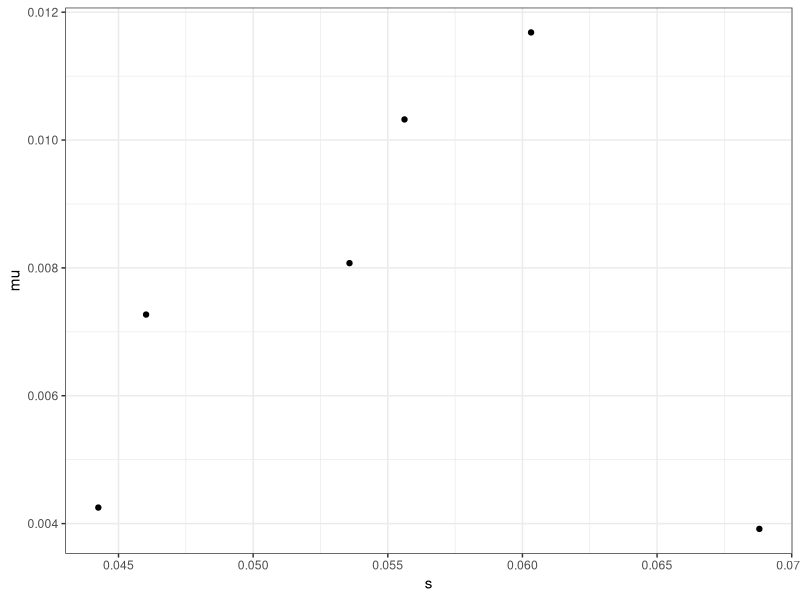
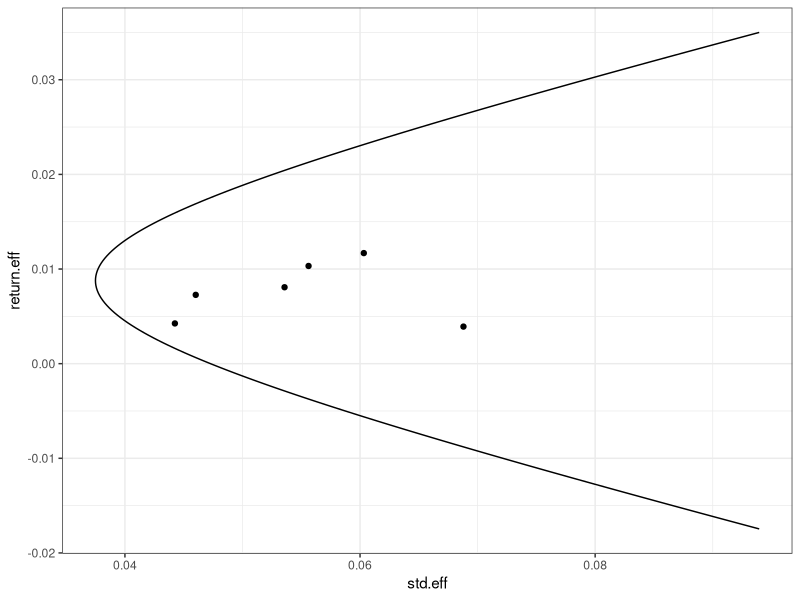
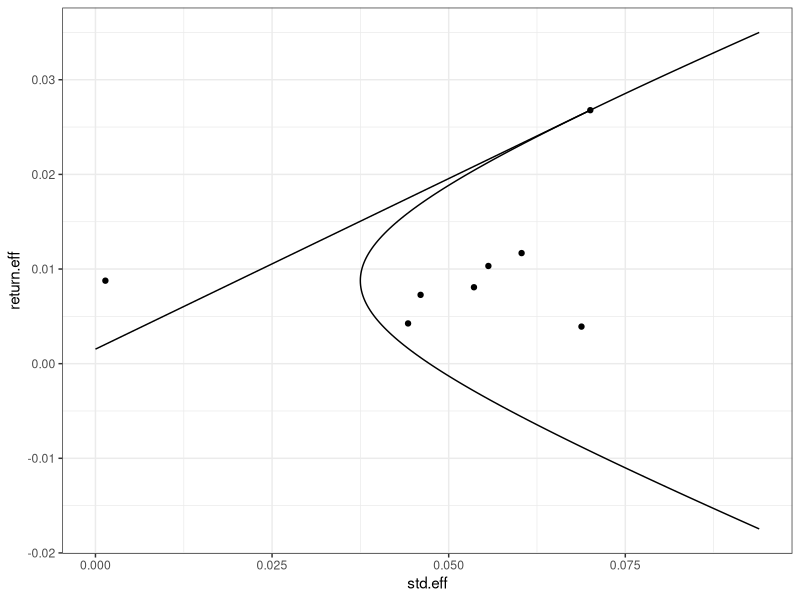

Recreate these plots in R, in order.
#Set working directory
setwd("~/Documents/projects/class/FIN7809_theoryII/HW1")

#Loading in data file
data.FF1 <- read.csv(file = "FF1.csv", head = TRUE, sep = ",")
data.FF2 <- read.csv(file = "FF2.csv", head = TRUE, sep = ",")

#Loading dplyr package to transform raw data
library("dplyr")
library("ggplot2")
library("GGally")
library("reshape2")

### DATA CLEANING ###
data.1 <- tbl_df(data.FF1) #Simplify data frame using tbl_df
data.2 <- tbl_df(data.FF2) #Simplify data frame using tbl_df

glimpse(data.1) #view data type for each variable
glimpse(data.2) #view data type for each variable

#Select relevant variables
data1 <- select(data.1, date,smlo_vwret,smme_vwret,smhi_vwret,bilo_vwret,bime_vwret,bihi_vwret)
data2 <- select(data.2, date = dateff, rf)

#Create final data set of interest
data <- merge(data1, data2)
data.portfolio <- select(data, -date, -rf)

#write.csv(data, file="FinalData.csv")

### HW PROBLEMS ##

#Initializing vectors and values of interest
n <- ncol(data.portfolio) #number of assets
i <- 1 + numeric(n) #creating unity vector

#1a The 6x1 vector mu
mu <- sapply(data.portfolio, mean)
mu
#1b The 6x6 covariance matrix
V <- cov(data.portfolio)
V

#1c Find intermediate A,B,C,D
A <- t(i) %*% solve(V) %*% mu
B <- t(mu) %*% solve(V) %*% mu
C <- t(i) %*% solve(V) %*% i
D <- B * C - A^2

#1d Find the 6x1 vector g
g <- 1/drop(D) * (drop(B) * (solve(V) %*% i) - drop(A) * (solve(V) %*% mu))

#1e Find the 6x1 vector h
h <- 1/drop(D) * (drop(C) * (solve(V) %*% mu) - drop(A) * (solve(V) %*% i))

#1f Find the globabl minimum variance portfolio wg
w.gl <- 1/drop(C) * solve(V) %*% i

#1g Find the globabl minimum variance portfolio mug
mu.gl <- drop(A) / drop(C)

#1h Find the globabl minimum variance portfolio sigmag
sigma.gl <- 1 / drop(C)

#1i Find weight for an efficient portfolio with a mean equal to 3.5%, and call this portfolio p
mu.p <- .035
w.p <- g + h * mu.p

#1j Find the wieghts, $w_{op}$ and the mean , $\mu_{op}$ for portfolio $p$'s zero beta portfolio
mu.0p <- (-D/C^2)/(mu.p - (A/C)) + A/C
mu.0p

#1k Find the regression beta of the first portfolio's return with respect to portfolio $p$.

port_vwret <- as.matrix(data.portfolio) %*% w.p
port_vwret <- data.frame(port_vwret)
data <- tbl_df(cbind(data, port_vwret))
w.p
#Creating separate regression data table in percent instead of decimals 
data.regression <- select(data, smlo_vwret, port_vwret) * 100
head(data.regression, n=4)

#Run regression
reg <- lm(smlo_vwret ~ port_vwret, data=data.regression)
results <- summary(reg)
beta <- results$coef[2,1]

mu.expression <- mu.0p + beta * (mu.p - mu.0p)
round(mu.expression, 5) == round(mu[1],5)

#Standard Deviation and Plot
v <- diag(V)
s <- sqrt(v)
retrisk <- mu/s
retrisk
max(retrisk)
qplot(s, mu) + theme_bw()

#Efficient Frontier

alpha <- seq(0,2,.01)
return.eff = NULL
std.eff = NULL

for (j in 1:length(alpha)) {
return.eff[j] = alpha[j] * mu.gl + (1 - alpha[j]) * mu.p
weight.eff = alpha[j] * (g + h*mu.gl) + (1 - alpha[j]) * (g + h*mu.p)
std.eff[j] = sqrt(diag(t(weight.eff) %*% V %*% weight.eff))
}

frontier.data <- data.frame(cbind(return.eff, std.eff))
ggplot() + 
  geom_path(data=frontier.data, aes(x=std.eff, y=return.eff)) + 
  geom_point(aes(x=s, y=mu)) + theme_bw()

#1o Tangent portfolio
rf <- mean(data$rf)
z <- solve(V) %*% (mu - rf)
z.sum <- t(i) %*% z
w_t <- 1/drop(z.sum) * z
w_t
data.portfolio

mu.t <- mean(as.matrix(data.portfolio) %*% w_t)
std.t <- sqrt(diag(t(w_t) %*% V %*% w_t))

CAL <- rbind(cbind(mu.t, std.t),c(rf, 0))
CAL <- tbl_df(data.frame(CAL))

ggplot() + 
  geom_path(data=frontier.data, aes(x=std.eff, y=return.eff)) + #Mean Variance Frontier
  geom_point(aes(x=s, y=mu)) + #Individual Portfolio plot
  geom_point(aes(x=std.t, y=mu.t)) + #Optimal Portfolio
  geom_point(aes(x=sigma.gl, y=mu.gl)) + #Global min var
  geom_line(data=CAL, aes(x=std.t, y=mu.t)) + #Capital Alloc Line
  theme_bw()

mu.gl
sigma.gl

#1p proportion in complete portfolio

A = 3
y <- (mu.t - rf)/(0.5 * A * std.t^2)
y

